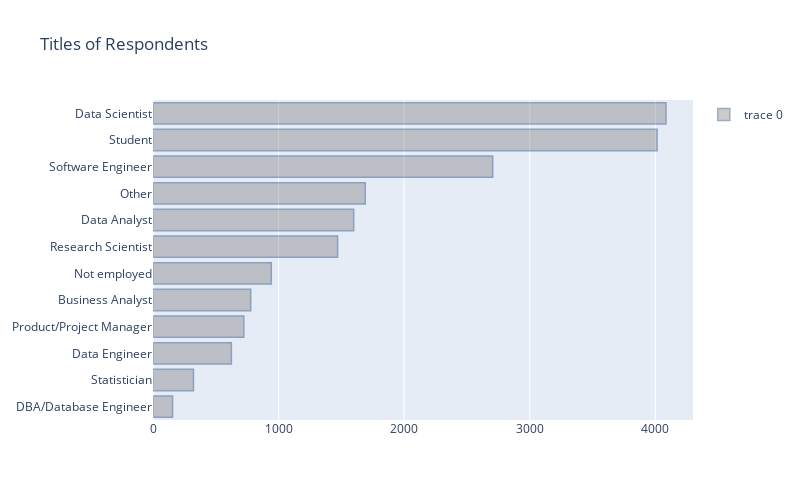

The notebook cell saved with this chart:
### Code cell
dframe_title_count = pd.DataFrame({'Title': dframe_data["Title"].value_counts().index,'Count':dframe_data["Title"].value_counts().values}).sort_values("Count")

figure = go.Figure()

figure.add_trace(go.Bar(x = dframe_title_count["Count"],
                       y = dframe_title_count["Title"],
                       marker_color = 'gray',
                       marker_line_color = 'rgb(8,48,107)',
                       marker_line_width= 1.5,
                       opacity = 0.4,
                       orientation = 'h')
                )

figure.update_layout(
    title_text = 'Titles of Respondents',
    height = 500, width = 800,
    showlegend = True
)

figure.show()

### Figure 1 — Plotly figure (JSON) as saved in the notebook; plotly's stock layout.template omitted (floating-point values rounded to 4 significant figures)
{"data": [{"marker": {"color": "gray", "line": {"color": "rgb(8,48,107)", "width": 1.5}}, "opacity": 0.4, "orientation": "h", "type": "bar", "x": [156, 322, 624, 723, 778, 942, 1470, 1598, 1690, 2705, 4014, 4085], "y": ["DBA/Database Engineer", "Statistician", "Data Engineer", "Product/Project Manager", "Business Analyst", "Not employed", "Research Scientist", "Data Analyst", "Other", "Software Engineer", "Student", "Data Scientist"]}], "layout": {"height": 500, "showlegend": true, "title": {"text": "Titles of Respondents"}, "width": 800}}
